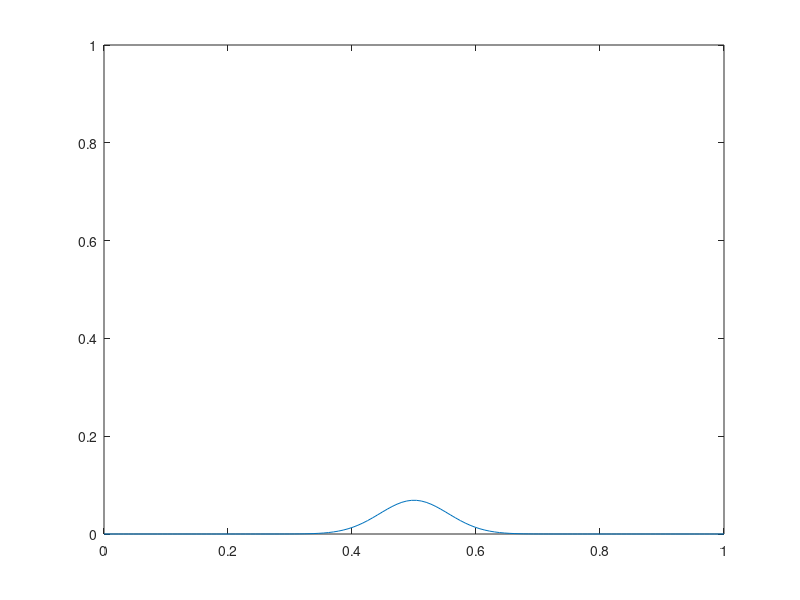

Write MATLAB code to recreate this figure.
% Problem 3 (a)
% Marty Fuhry
% 2/13/2011
% Compiled and ran using GNU Octave, version 3.2.4 configured for "x86_64-pc-linux-gnu".

%%%%%%%%%%%%%%%%%%%%%%%%%%%%%%%%%%%%%%%%%%%%%%%%%%%%%%%%%%%%%%%%%%%%%%%%%%%%%%%%
% Consider the heat equation                                                   %
%  u_t = k u_xx                                                                %
% over 0 < x < 1, k = 1                                                        %
% Use Method 1 to solve this over m=128 grid points.                           %
% Forward in time, centered in space:                                          %
%  u_j^n+1 = u_j^n + k dt / dx * ( u_j-1^n - 2 u_j^n + u_j+1^n)                %
% Assume Dirichlet boundary conditions                                         %
%  u(0,t) = u(1,t) = 0                                                         %
% and initial conditions                                                       %
%  u(x,0) = sech^2(200x - 100)                                                 %
%%%%%%%%%%%%%%%%%%%%%%%%%%%%%%%%%%%%%%%%%%%%%%%%%%%%%%%%%%%%%%%%%%%%%%%%%%%%%%%%

% set up some PDE variables
kappa = 1;
m = 128;
a = 0;
b = 1;
timesteps = 100;

dx = (b - a) / (m - 1);    % space discretization
x  = [a:dx:b]';            % grid

% tridiagaonal matrix with [1 -2 1] 
A = -2*diag(ones(m,1)) + 1*diag(ones(m-1,1),-1) + 1*diag(ones(m-1,1),1);

% loop through the different time discretizations
for dt = [0.00004, 0.00003, 0.000015]
    U  = sech(200*x - 100).^2; % reset initial conditions
    mu = kappa * dt / dx^2; 
    for t = 1:timesteps   % loop through the timesteps
        U += mu*A*U;      % perform the FD method
        plot(x,U);        % plot the result
        axis([a,b,0,1]);
        drawnow;
    endfor
    input("Press any key to continue.")
endfor
